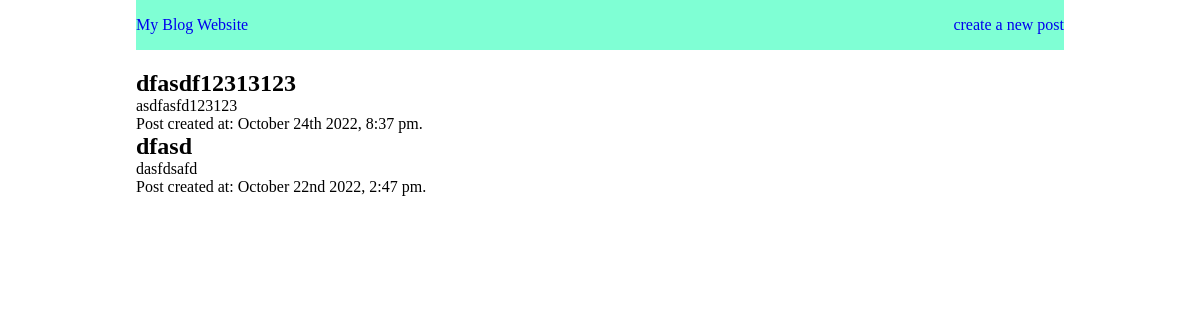
Page /post/dfasd on the committed database.
### blog.py (models this page shows)
class Post(db.Model):
    id = db.Column(db.Integer, primary_key=True)
    title = db.Column(db.String, nullable=False)
    content = db.Column(db.String, nullable=False)
    date_posted = db.Column(db.DateTime, default=datetime.utcnow, nullable=False)
    user_id = db.Column(db.Integer, nullable=False)

### blog.py (the view)
@app.route('/post/<title>')
def get_post(title):
    post = Post.query.filter(Post.title.like(f'%{title}%')).order_by(Post.id.desc()).all()
    if post is None:
        return "no post is found"
    return render_template('get_post.html', post_details=post)

### templates/get_post.html (shortened to what this page needs)
<!DOCTYPE html>
<html lang="en">
<head>
    <link rel= "stylesheet" type= "text/css" href= "{{ url_for('static',filename='style.css')}}">
</head>
<body>
    <div class="container">
        <nav>
            <a href="/homepage">My Blog Website</a>
            <a href="/create_post">create a new post </a>
        </nav>
        <main>
            <section>
                {% for post in post_details %}
                <article>
                <h2>{{post.title}}</h2>
                <p>{{post.content}}</p>
                <p>Post created at: {{ moment(post.date_posted).format('MMMM Do YYYY, h:mm a') }}.</p>
                </article>
                {% endfor %}
            </section>
        </main>
    </div>
</body>
</html>

### static/style.css (style rules this page uses)
*, *::after, *::before { padding: 0; margin: 0; box-sizing: border-box; }
html { font-size: 16px; }
.container { width: 80%; max-width: 1128px; margin: auto; padding: 0 1rem; }
a { text-decoration: none; }
nav { display: flex; justify-content: space-between; padding-top: 16px; padding-bottom: 16px; margin-bottom: 20px; background-color: aquamarine; }

### rows in the picture
Post: title "dfasdf12313123", content "asdfasfd123123", date_posted "October 24th 2022, 8:37 pm"
Post: title "dfasd", content "dasfdsafd", date_posted "October 22nd 2022, 2:47 pm"
